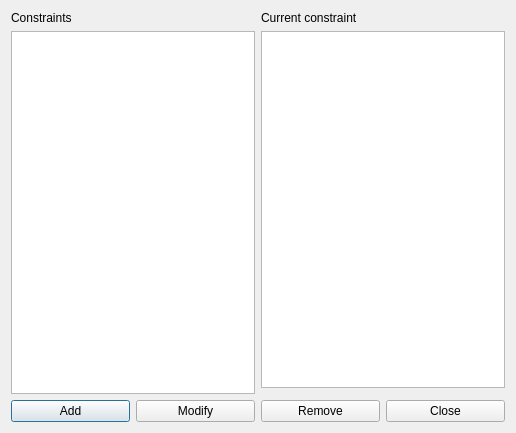
<?xml version="1.0" encoding="UTF-8"?>
<ui version="4.0">
 <class>ConstraintStudentsMaxHoursPerAllAfternoonsForm_template</class>
 <widget class="QDialog" name="ConstraintStudentsMaxHoursPerAllAfternoonsForm_template">
  <property name="geometry">
   <rect>
    <x>0</x>
    <y>0</y>
    <width>516</width>
    <height>433</height>
   </rect>
  </property>
  <property name="windowTitle">
   <string extracomment="This is the title of the dialog in which you see the list of all constraints of this type">Constraints students max hours per all afternoons</string>
  </property>
  <layout class="QGridLayout" name="gridLayout_2">
   <item row="0" column="0" rowspan="2">
    <layout class="QVBoxLayout" name="verticalLayout_2">
     <item>
      <widget class="QLabel" name="constraintsTextLabel">
       <property name="frameShape">
        <enum>QFrame::NoFrame</enum>
       </property>
       <property name="frameShadow">
        <enum>QFrame::Plain</enum>
       </property>
       <property name="text">
        <string>Constraints</string>
       </property>
       <property name="wordWrap">
        <bool>false</bool>
       </property>
      </widget>
     </item>
     <item>
      <widget class="QListWidget" name="constraintsListWidget"/>
     </item>
    </layout>
   </item>
   <item row="0" column="1">
    <layout class="QVBoxLayout" name="verticalLayout">
     <item>
      <widget class="QLabel" name="currentConstraintTextLabel">
       <property name="text">
        <string>Current constraint</string>
       </property>
       <property name="wordWrap">
        <bool>false</bool>
       </property>
      </widget>
     </item>
     <item>
      <widget class="QPlainTextEdit" name="currentConstraintTextEdit"/>
     </item>
    </layout>
   </item>
   <item row="2" column="0" colspan="2">
    <layout class="QHBoxLayout" name="horizontalLayout">
     <item>
      <widget class="QPushButton" name="addConstraintPushButton">
       <property name="text">
        <string>Add</string>
       </property>
      </widget>
     </item>
     <item>
      <widget class="QPushButton" name="modifyConstraintPushButton">
       <property name="text">
        <string>Modify</string>
       </property>
      </widget>
     </item>
     <item>
      <widget class="QPushButton" name="removeConstraintPushButton">
       <property name="text">
        <string>Remove</string>
       </property>
      </widget>
     </item>
     <item>
      <widget class="QPushButton" name="closePushButton">
       <property name="text">
        <string>Close</string>
       </property>
      </widget>
     </item>
    </layout>
   </item>
  </layout>
 </widget>
 <layoutdefault spacing="6" margin="11"/>
 <resources/>
 <connections/>
</ui>
